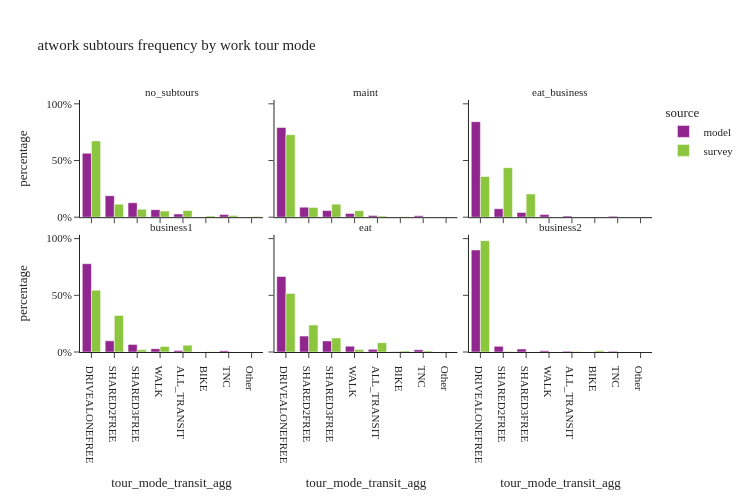

Source (notebook cell):
### Code cell
util.plot_share_facetbar(work_tour, 'tour_weight', share_col="tour_mode_transit_agg", title="atwork subtours frequency by work tour mode", 
                             facet_col='atwork_subtour_frequency', facet_col_wrap=3, height=500, orientation='v')

### Figure 1 — Plotly figure (JSON) as saved in the notebook; plotly's stock layout.template omitted (floating-point values rounded to 4 significant figures)
{"data": [{"alignmentgroup": "True", "customdata": [[656976], [220675], [148324], [76797], [32571], [2320], [26583]], "hovertemplate": "source=model<br>atwork_subtour_frequency=no_subtours<br>tour_mode_transit_agg=%{x}<br>percentage=%{y}<br>sample_size=%{customdata[0]}<extra></extra>", "legendgroup": "model", "marker": {"color": "#91268F", "pattern": {"shape": ""}}, "name": "model", "offsetgroup": "model", "orientation": "v", "showlegend": true, "textposition": "auto", "type": "bar", "x": ["DRIVEALONEFREE", "SHARED2FREE", "SHARED3FREE", "WALK", "ALL_TRANSIT", "BIKE", "TNC"], "xaxis": "x4", "y": [0.5643, 0.1895, 0.1274, 0.06596, 0.02798, 0.001993, 0.02283], "yaxis": "y4"}, {"alignmentgroup": "True", "customdata": [[46444], [5181], [3418], [1930], [924], [65], [736]], "hovertemplate": "source=model<br>atwork_subtour_frequency=maint<br>tour_mode_transit_agg=%{x}<br>percentage=%{y}<br>sample_size=%{customdata[0]}<extra></extra>", "legendgroup": "model", "marker": {"color": "#91268F", "pattern": {"shape": ""}}, "name": "model", "offsetgroup": "model", "orientation": "v", "showlegend": false, "textposition": "auto", "type": "bar", "x": ["DRIVEALONEFREE", "SHARED2FREE", "SHARED3FREE", "WALK", "ALL_TRANSIT", "BIKE", "TNC"], "xaxis": "x5", "y": [0.7912, 0.08827, 0.05823, 0.03288, 0.01574, 0.001107, 0.01254], "yaxis": "y5"}, {"alignmentgroup": "True", "customdata": [[4300], [379], [215], [116], [50], [3], [40]], "hovertemplate": "source=model<br>atwork_subtour_frequency=eat_business<br>tour_mode_transit_agg=%{x}<br>percentage=%{y}<br>sample_size=%{customdata[0]}<extra></extra>", "legendgroup": "model", "marker": {"color": "#91268F", "pattern": {"shape": ""}}, "name": "model", "offsetgroup": "model", "orientation": "v", "showlegend": false, "textposition": "auto", "type": "bar", "x": ["DRIVEALONEFREE", "SHARED2FREE", "SHARED3FREE", "WALK", "ALL_TRANSIT", "BIKE", "TNC"], "xaxis": "x6", "y": [0.8426, 0.07427, 0.04213, 0.02273, 0.009798, 0.0005879, 0.007839], "yaxis": "y6"}, {"alignmentgroup": "True", "customdata": [[59222], [7482], [5113], [2226], [1088], [58], [870]], "hovertemplate": "source=model<br>atwork_subtour_frequency=business1<br>tour_mode_transit_agg=%{x}<br>percentage=%{y}<br>sample_size=%{customdata[0]}<extra></extra>", "legendgroup": "model", "marker": {"color": "#91268F", "pattern": {"shape": ""}}, "name": "model", "offsetgroup": "model", "orientation": "v", "showlegend": false, "textposition": "auto", "type": "bar", "x": ["DRIVEALONEFREE", "SHARED2FREE", "SHARED3FREE", "WALK", "ALL_TRANSIT", "BIKE", "TNC"], "xaxis": "x", "y": [0.7786, 0.09837, 0.06722, 0.02927, 0.0143, 0.0007626, 0.01144], "yaxis": "y"}, {"alignmentgroup": "True", "customdata": [[46216], [9732], [6781], [3535], [1622], [101], [1397]], "hovertemplate": "source=model<br>atwork_subtour_frequency=eat<br>tour_mode_transit_agg=%{x}<br>percentage=%{y}<br>sample_size=%{customdata[0]}<extra></extra>", "legendgroup": "model", "marker": {"color": "#91268F", "pattern": {"shape": ""}}, "name": "model", "offsetgroup": "model", "orientation": "v", "showlegend": false, "textposition": "auto", "type": "bar", "x": ["DRIVEALONEFREE", "SHARED2FREE", "SHARED3FREE", "WALK", "ALL_TRANSIT", "BIKE", "TNC"], "xaxis": "x2", "y": [0.6661, 0.1403, 0.09773, 0.05095, 0.02338, 0.001456, 0.02013], "yaxis": "y2"}, {"alignmentgroup": "True", "customdata": [[2263], [125], [67], [27], [17], [16]], "hovertemplate": "source=model<br>atwork_subtour_frequency=business2<br>tour_mode_transit_agg=%{x}<br>percentage=%{y}<br>sample_size=%{customdata[0]}<extra></extra>", "legendgroup": "model", "marker": {"color": "#91268F", "pattern": {"shape": ""}}, "name": "model", "offsetgroup": "model", "orientation": "v", "showlegend": false, "textposition": "auto", "type": "bar", "x": ["DRIVEALONEFREE", "SHARED2FREE", "SHARED3FREE", "WALK", "ALL_TRANSIT", "TNC"], "xaxis": "x3", "y": [0.8998, 0.0497, 0.02664, 0.01074, 0.006759, 0.006362], "yaxis": "y3"}, {"alignmentgroup": "True", "customdata": [[1421], [233], [90], [229], [384], [121], [23], [26]], "hovertemplate": "source=survey<br>atwork_subtour_frequency=no_subtours<br>tour_mode_transit_agg=%{x}<br>percentage=%{y}<br>sample_size=%{customdata[0]}<extra></extra>", "legendgroup": "survey", "marker": {"color": "#8CC63E", "pattern": {"shape": ""}}, "name": "survey", "offsetgroup": "survey", "orientation": "v", "showlegend": true, "textposition": "auto", "type": "bar", "x": ["DRIVEALONEFREE", "SHARED2FREE", "SHARED3FREE", "WALK", "ALL_TRANSIT", "BIKE", "TNC", "Other"], "xaxis": "x4", "y": [0.6724, 0.1145, 0.07023, 0.05343, 0.05864, 0.01097, 0.01403, 0.005773], "yaxis": "y4"}, {"alignmentgroup": "True", "customdata": [[42], [12], [6], [6], [11], [6], [2]], "hovertemplate": "source=survey<br>atwork_subtour_frequency=maint<br>tour_mode_transit_agg=%{x}<br>percentage=%{y}<br>sample_size=%{customdata[0]}<extra></extra>", "legendgroup": "survey", "marker": {"color": "#8CC63E", "pattern": {"shape": ""}}, "name": "survey", "offsetgroup": "survey", "orientation": "v", "showlegend": false, "textposition": "auto", "type": "bar", "x": ["DRIVEALONEFREE", "SHARED2FREE", "SHARED3FREE", "WALK", "ALL_TRANSIT", "BIKE", "Other"], "xaxis": "x5", "y": [0.728, 0.08454, 0.1151, 0.05762, 0.009478, 0.003271, 0.001938], "yaxis": "y5"}, {"alignmentgroup": "True", "customdata": [[2], [2], [1]], "hovertemplate": "source=survey<br>atwork_subtour_frequency=eat_business<br>tour_mode_transit_agg=%{x}<br>percentage=%{y}<br>sample_size=%{customdata[0]}<extra></extra>", "legendgroup": "survey", "marker": {"color": "#8CC63E", "pattern": {"shape": ""}}, "name": "survey", "offsetgroup": "survey", "orientation": "v", "showlegend": false, "textposition": "auto", "type": "bar", "x": ["DRIVEALONEFREE", "SHARED2FREE", "SHARED3FREE"], "xaxis": "x6", "y": [0.3587, 0.4367, 0.2046], "yaxis": "y6"}, {"alignmentgroup": "True", "customdata": [[33], [10], [10], [2], [8], [2]], "hovertemplate": "source=survey<br>atwork_subtour_frequency=business1<br>tour_mode_transit_agg=%{x}<br>percentage=%{y}<br>sample_size=%{customdata[0]}<extra></extra>", "legendgroup": "survey", "marker": {"color": "#8CC63E", "pattern": {"shape": ""}}, "name": "survey", "offsetgroup": "survey", "orientation": "v", "showlegend": false, "textposition": "auto", "type": "bar", "x": ["DRIVEALONEFREE", "SHARED2FREE", "SHARED3FREE", "WALK", "ALL_TRANSIT", "BIKE"], "xaxis": "x", "y": [0.5452, 0.3228, 0.02017, 0.04944, 0.06024, 0.002105], "yaxis": "y"}, {"alignmentgroup": "True", "customdata": [[47], [12], [10], [14], [28], [6], [2]], "hovertemplate": "source=survey<br>atwork_subtour_frequency=eat<br>tour_mode_transit_agg=%{x}<br>percentage=%{y}<br>sample_size=%{customdata[0]}<extra></extra>", "legendgroup": "survey", "marker": {"color": "#8CC63E", "pattern": {"shape": ""}}, "name": "survey", "offsetgroup": "survey", "orientation": "v", "showlegend": false, "textposition": "auto", "type": "bar", "x": ["DRIVEALONEFREE", "SHARED2FREE", "SHARED3FREE", "WALK", "ALL_TRANSIT", "BIKE", "TNC"], "xaxis": "x2", "y": [0.5169, 0.2382, 0.1235, 0.02095, 0.08234, 0.009487, 0.008573], "yaxis": "y2"}, {"alignmentgroup": "True", "customdata": [[7], [1], [1], [2]], "hovertemplate": "source=survey<br>atwork_subtour_frequency=business2<br>tour_mode_transit_agg=%{x}<br>percentage=%{y}<br>sample_size=%{customdata[0]}<extra></extra>", "legendgroup": "survey", "marker": {"color": "#8CC63E", "pattern": {"shape": ""}}, "name": "survey", "offsetgroup": "survey", "orientation": "v", "showlegend": false, "textposition": "auto", "type": "bar", "x": ["DRIVEALONEFREE", "SHARED2FREE", "ALL_TRANSIT", "BIKE"], "xaxis": "x3", "y": [0.982, 0.00385, 0.00385, 0.01031], "yaxis": "y3"}], "layout": {"annotations": [{"font": {}, "showarrow": false, "text": "business1", "x": 0.16, "xanchor": "center", "xref": "paper", "y": 0.465, "yanchor": "bottom", "yref": "paper"}, {"font": {}, "showarrow": false, "text": "eat", "x": 0.5, "xanchor": "center", "xref": "paper", "y": 0.465, "yanchor": "bottom", "yref": "paper"}, {"font": {}, "showarrow": false, "text": "business2", "x": 0.84, "xanchor": "center", "xref": "paper", "y": 0.465, "yanchor": "bottom", "yref": "paper"}, {"font": {}, "showarrow": false, "text": "no_subtours", "x": 0.16, "xanchor": "center", "xref": "paper", "y": 1.0, "yanchor": "bottom", "yref": "paper"}, {"font": {}, "showarrow": false, "text": "maint", "x": 0.5, "xanchor": "center", "xref": "paper", "y": 1.0, "yanchor": "bottom", "yref": "paper"}, {"font": {}, "showarrow": false, "text": "eat_business", "x": 0.84, "xanchor": "center", "xref": "paper", "y": 1.0, "yanchor": "bottom", "yref": "paper"}], "barmode": "group", "height": 500, "legend": {"title": {"text": "source"}, "tracegroupgap": 0}, "title": {"text": "atwork subtours frequency by work tour mode"}, "width": 750, "xaxis": {"anchor": "y", "domain": [0.0, 0.32], "title": {"text": "tour_mode_transit_agg"}}, "xaxis2": {"anchor": "y2", "domain": [0.34, 0.66], "matches": "x", "title": {"text": "tour_mode_transit_agg"}}, "xaxis3": {"anchor": "y3", "domain": [0.68, 1.0], "matches": "x", "title": {"text": "tour_mode_transit_agg"}}, "xaxis4": {"anchor": "y4", "domain": [0.0, 0.32], "matches": "x", "showticklabels": false}, "xaxis5": {"anchor": "y5", "domain": [0.34, 0.66], "matches": "x", "showticklabels": false}, "xaxis6": {"anchor": "y6", "domain": [0.68, 1.0], "matches": "x", "showticklabels": false}, "yaxis": {"anchor": "x", "domain": [0.0, 0.465], "tickformat": ".0%", "title": {"text": "percentage"}}, "yaxis2": {"anchor": "x2", "domain": [0.0, 0.465], "matches": "y", "showticklabels": false, "tickformat": ".0%"}, "yaxis3": {"anchor": "x3", "domain": [0.0, 0.465], "matches": "y", "showticklabels": false, "tickformat": ".0%"}, "yaxis4": {"anchor": "x4", "domain": [0.535, 1.0], "matches": "y", "tickformat": ".0%", "title": {"text": "percentage"}}, "yaxis5": {"anchor": "x5", "domain": [0.535, 1.0], "matches": "y", "showticklabels": false, "tickformat": ".0%"}, "yaxis6": {"anchor": "x6", "domain": [0.535, 1.0], "matches": "y", "showticklabels": false, "tickformat": ".0%"}}}
